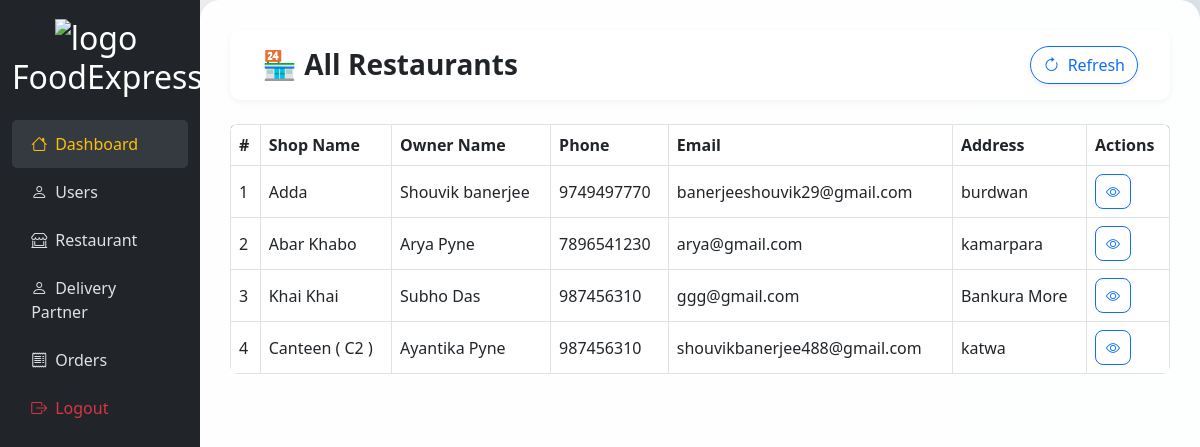
Screenshot of /Admin/restaurant.php (signed in) with the database file from the repository.
### tables this page shows
CREATE TABLE `restaurant` (
  `res_id` int(11) NOT NULL,
  `restaurantname` varchar(50) NOT NULL,
  `ownername` varchar(50) NOT NULL,
  `email` varchar(50) NOT NULL,
  `phone` varchar(50) NOT NULL,
  `address` varchar(200) NOT NULL,
  `password` text NOT NULL
);

### Admin/restaurant.php (the view, shortened to what this page needs)
<!DOCTYPE html>
<html lang="en">
<head>
  <link href="https://cdn.jsdelivr.net/npm/bootstrap@5.3.0/dist/css/bootstrap.min.css" rel="stylesheet" />
  <link href="https://cdn.jsdelivr.net/npm/bootstrap-icons@1.10.5/font/bootstrap-icons.css" rel="stylesheet" />
  <link rel="stylesheet" href="style.css" />
</head>
<body>
<div class="container-fluid">
  <div class="row">
    <?php include_once "sidenav.php"; ?>
    <main class="col-md-10 ms-sm-auto main-content">
      <div class="topbar d-flex justify-content-between align-items-center mb-4">
        <h3 class="fw-bold mb-0 text-dark">🏪 All Restaurants</h3>
         <button class="btn btn-outline-primary rounded-pill shadow-sm" onclick="location.reload();">
          <i class="bi bi-arrow-clockwise me-1"></i> Refresh
        </button>
      </div>
      <div class="table-responsive">
        <table class="table table-hover table-bordered align-middle rounded-3 overflow-hidden">
          <thead>
            <tr>
              <th>#</th>
              <th>Shop Name</th>
              <th>Owner Name</th>
              <th>Phone</th>
              <th>Email</th>
              <th>Address</th>
              <th>Actions</th>
            </tr>
          </thead>
          <tbody>
             <?php
                include_once "../Homepage/connection.php";
                $query_str="select * from restaurant";
                $res=mysqli_query($con,$query_str);
                $count=1;
                while($row=mysqli_fetch_array($res))
                {
             ?>
            <tr>
              <td><?php  echo $count++ ?></td>
              <td><?php  echo $row['restaurantname'] ?></td>
              <td><?php  echo $row['ownername'] ?></td>
              <td><?php  echo $row['phone'] ?></td>
              <td><?php  echo $row['email'] ?></td>
              <td><?php  echo $row['address'] ?></td>
              <td>
                <button class="btn btn-sm btn-outline-primary me-1 editBtn"
                  data-bs-toggle="modal"
                  data-bs-target="#editRestaurantModal"
                  data-id="<?= $row['res_id']; ?>"
                  data-name="<?= htmlspecialchars($row['restaurantname']); ?>"
                  data-owner="<?= htmlspecialchars($row['ownername']); ?>"
                  data-phone="<?= $row['phone']; ?>"
                  data-email="<?= $row['email']; ?>">
                  <i class="bi bi-eye"></i>
                </button>
              </td>
            </tr>
            <?php
        }
          ?>
          </tbody>
        </table>
      </div>
    </main>
  </div>
</div>
</body>
</html>

### Admin/style.css (style rules this page uses)
body { font-family: 'Segoe UI', sans-serif; background-color: #f1f4f9; margin: 0; }
.topbar { background-color: #fff; box-shadow: 0 2px 6px rgba(0, 0, 0, 0.05); padding: 1rem 2rem; border-radius: 10px; }

### Admin/restaurant.php (style rules this page uses)
body { background: linear-gradient(to right, #f1f2f6, #dfe4ea); font-family: "Segoe UI", Tahoma, Geneva, Verdana, sans-serif; }
.main-content { background: rgba(255, 255, 255, 0.95); border-radius: 20px; box-shadow: 0 8px 30px rgba(0, 0, 0, 0.1); padding: 30px; }
.table thead { background-color: #1e272e; color: white; }
.btn-sm { border-radius: 8px; padding: 6px 10px; }
.topbar { margin-bottom: 20px; }

### rows the page displays
restaurant: restaurantname "Adda", ownername "Shouvik banerjee", phone "9749497770", email "banerjeeshouvik29@gmail.com", address "burdwan"
restaurant: restaurantname "Abar Khabo", ownername "Arya Pyne", phone "7896541230", email "arya@gmail.com", address "kamarpara"
restaurant: restaurantname "Khai Khai", ownername "Subho Das", phone "987456310", email "ggg@gmail.com", address "Bankura More"
restaurant: restaurantname "Canteen ( C2 )", ownername "Ayantika Pyne", phone "987456310", email "shouvikbanerjee488@gmail.com", address "katwa"
